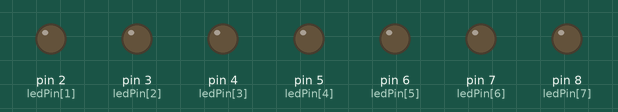
Simulated run of this sketch. Board: Arduino Uno, built with avr-gcc and run on an emulated ATmega328P. Shown: output pins drawn as LEDs (lit = HIGH). Pins used as bus, display or sensor lines are not drawn; what the sketch prints to the serial monitor is not drawn.

Above: at 0.1 s.
At 4.9 s:
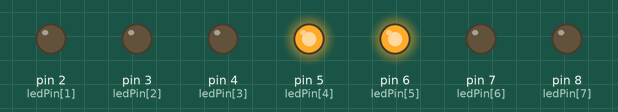
At 9.9 s:
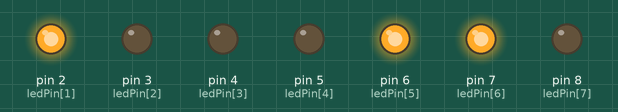
At 19.91 s:
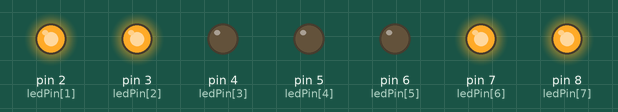
At 29.72 s:
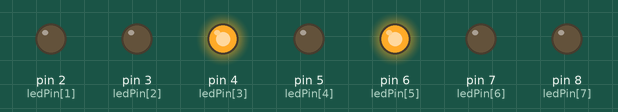
At 39.73 s:
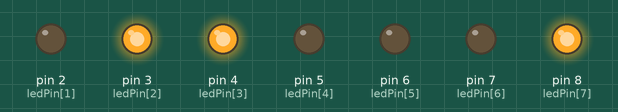
Timing chart, 0 to 40.0 s (numbered marks = the images above):
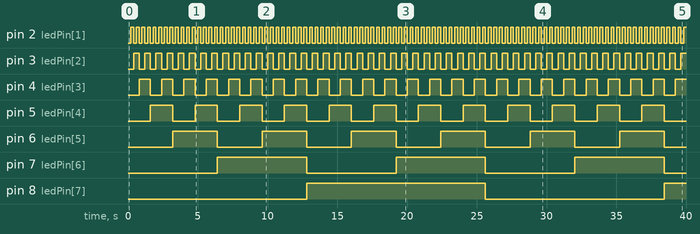

The sketch:

BinaryCounter.ino
```cpp
int ledPin[] = {1,2,3,4,5,6,7,8};
int maxCount= 256;
int delay_val = 100;

void setup() {
  // put your setup code here, to run once:
  // setting each pin as output pin,..... don"t know why should we do this
  for (int i=0; i<8; i++){
    pinMode(ledPin[i],OUTPUT);
    }
    Serial.begin(9600);
}

void loop() {
  // put your main code here, to run repeatedly:
  // Loop through each number (0 to 255)
  for(int counter=0;counter<maxCount; counter++){
    // pass the count number to displayBinary function
    displayBinary(counter);
    Serial.print("check");
    delay(delay_val);
    }
}


void displayBinary(byte numToShow){
  for(int i=0; i<8; i++){

    if(bitRead(numToShow,i)==1){
      digitalWrite(ledPin[i],HIGH);
      }
     else{
            digitalWrite(ledPin[i],LOW);
      }
    }
  }
```

Measured:
- by itself, pin 2 (ledPin[1]): alternates HIGH for 0.20 s and LOW for 0.20 s
- by itself, pin 3 (ledPin[2]): alternates HIGH for 0.40 s and LOW for 0.40 s
- by itself, pin 4 (ledPin[3]): alternates HIGH for 0.80 s and LOW for 0.80 s
- by itself, pin 5 (ledPin[4]): alternates HIGH for 1.6 s and LOW for 1.6 s
- by itself, pin 6 (ledPin[5]): alternates HIGH for 3.2 s and LOW for 3.2 s
- by itself, pin 7 (ledPin[6]): alternates HIGH for 6.4 s and LOW for 6.4 s
- by itself, pin 8 (ledPin[7]): LOW → HIGH at 12.8 s, → LOW 12.8 s later, → HIGH 12.8 s later
